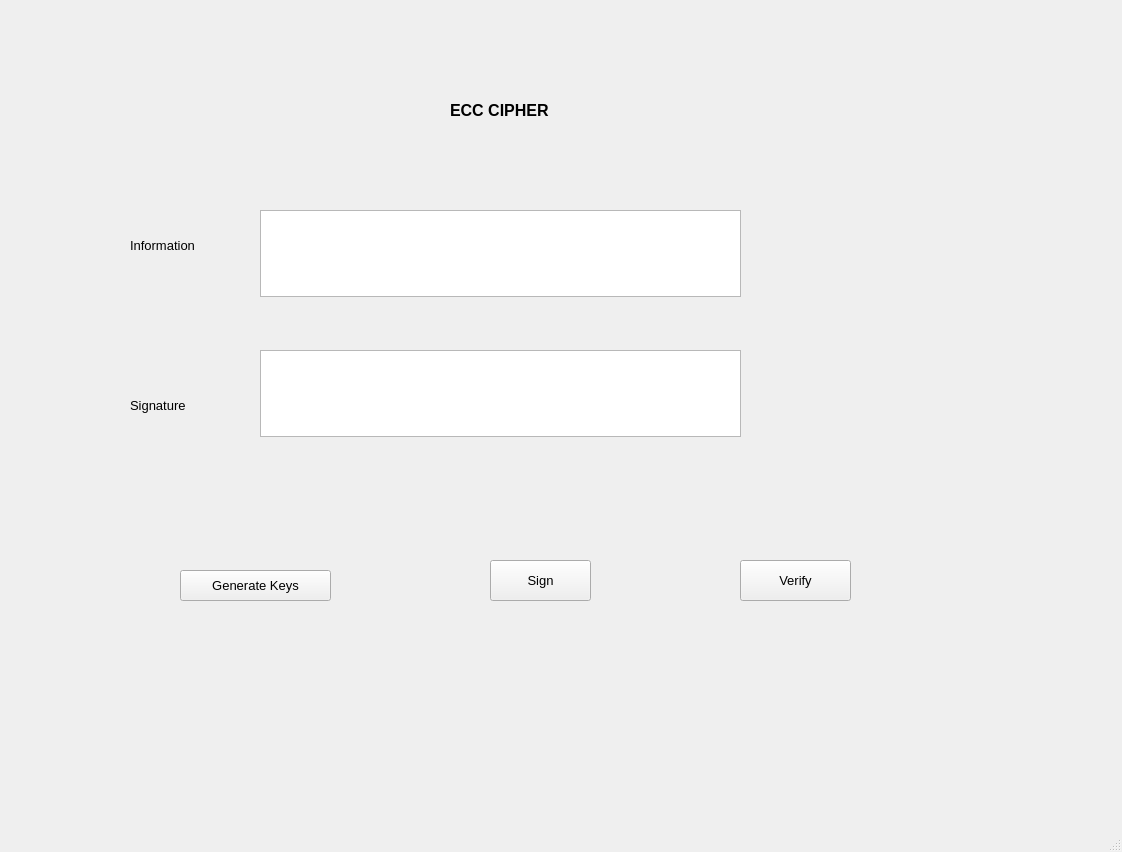
<?xml version="1.0" encoding="UTF-8"?>
<ui version="4.0">
 <class>MainWindow</class>
 <widget class="QMainWindow" name="MainWindow">
  <property name="geometry">
   <rect>
    <x>0</x>
    <y>0</y>
    <width>1122</width>
    <height>852</height>
   </rect>
  </property>
  <property name="windowTitle">
   <string>MainWindow</string>
  </property>
  <widget class="QWidget" name="centralwidget">
   <widget class="QLabel" name="label">
    <property name="geometry">
     <rect>
      <x>450</x>
      <y>80</y>
      <width>191</width>
      <height>61</height>
     </rect>
    </property>
    <property name="font">
     <font>
      <pointsize>12</pointsize>
      <weight>75</weight>
      <bold>true</bold>
     </font>
    </property>
    <property name="text">
     <string>ECC CIPHER</string>
    </property>
   </widget>
   <widget class="QLabel" name="label_2">
    <property name="geometry">
     <rect>
      <x>130</x>
      <y>230</y>
      <width>111</width>
      <height>31</height>
     </rect>
    </property>
    <property name="font">
     <font>
      <pointsize>10</pointsize>
     </font>
    </property>
    <property name="text">
     <string>Information</string>
    </property>
   </widget>
   <widget class="QLabel" name="label_3">
    <property name="geometry">
     <rect>
      <x>130</x>
      <y>390</y>
      <width>111</width>
      <height>31</height>
     </rect>
    </property>
    <property name="font">
     <font>
      <pointsize>10</pointsize>
     </font>
    </property>
    <property name="text">
     <string>Signature</string>
    </property>
   </widget>
   <widget class="QTextEdit" name="txt_info">
    <property name="geometry">
     <rect>
      <x>260</x>
      <y>210</y>
      <width>481</width>
      <height>87</height>
     </rect>
    </property>
   </widget>
   <widget class="QTextEdit" name="txt_sign">
    <property name="geometry">
     <rect>
      <x>260</x>
      <y>350</y>
      <width>481</width>
      <height>87</height>
     </rect>
    </property>
   </widget>
   <widget class="QToolButton" name="btn_generate">
    <property name="geometry">
     <rect>
      <x>180</x>
      <y>570</y>
      <width>151</width>
      <height>31</height>
     </rect>
    </property>
    <property name="font">
     <font>
      <pointsize>10</pointsize>
     </font>
    </property>
    <property name="text">
     <string>Generate Keys</string>
    </property>
   </widget>
   <widget class="QToolButton" name="btn_sign">
    <property name="geometry">
     <rect>
      <x>490</x>
      <y>560</y>
      <width>101</width>
      <height>41</height>
     </rect>
    </property>
    <property name="font">
     <font>
      <pointsize>10</pointsize>
     </font>
    </property>
    <property name="text">
     <string>Sign</string>
    </property>
   </widget>
   <widget class="QToolButton" name="btn_verify">
    <property name="geometry">
     <rect>
      <x>740</x>
      <y>560</y>
      <width>111</width>
      <height>41</height>
     </rect>
    </property>
    <property name="font">
     <font>
      <pointsize>10</pointsize>
     </font>
    </property>
    <property name="text">
     <string>Verify</string>
    </property>
   </widget>
  </widget>
  <widget class="QMenuBar" name="menubar">
   <property name="geometry">
    <rect>
     <x>0</x>
     <y>0</y>
     <width>1122</width>
     <height>26</height>
    </rect>
   </property>
  </widget>
  <widget class="QStatusBar" name="statusbar"/>
 </widget>
 <resources/>
 <connections/>
</ui>
